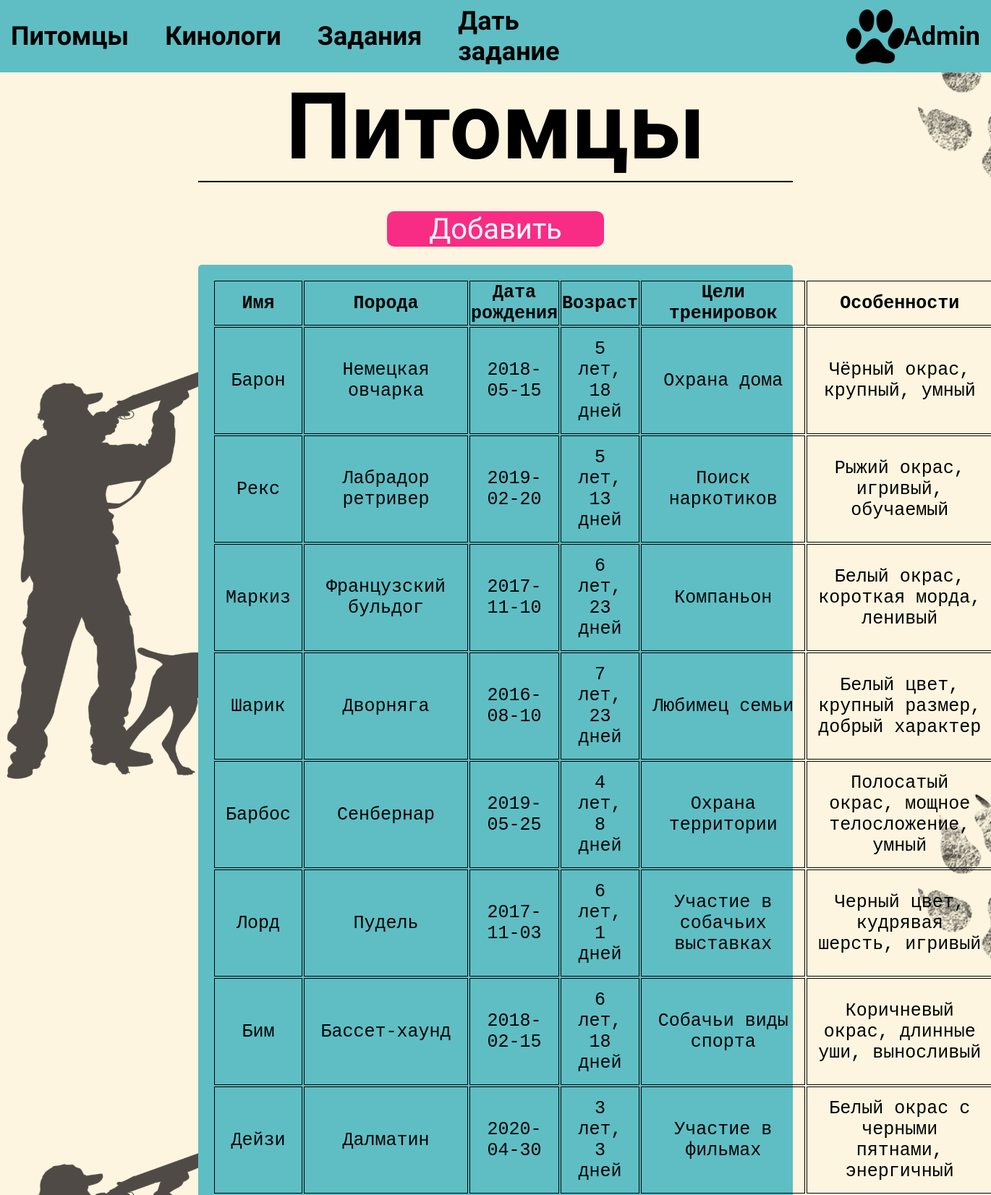
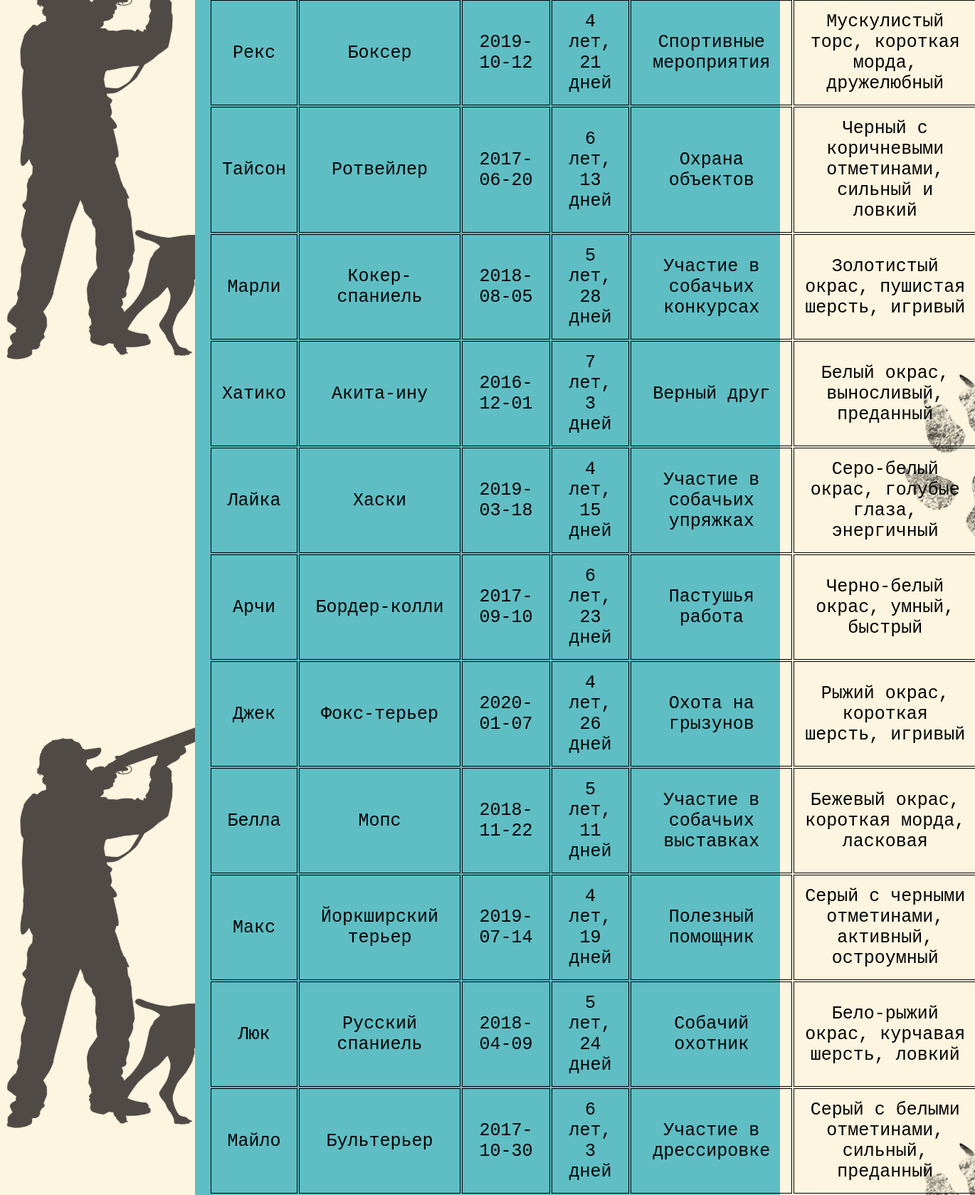
/pets.php (signed in, upper part), run on the app's committed database (2 pictures, top to bottom).
### tables this page shows
CREATE TABLE `Dogs` (
  `id` int NOT NULL,
  `name` varchar(50) DEFAULT NULL,
  `breed` varchar(50) DEFAULT NULL,
  `birth` date DEFAULT NULL,
  `training_goals` text,
  `features` varchar(255) DEFAULT NULL
);

### pets.php (the view, shortened to what this page needs)
<!DOCTYPE html>
<html lang="en">
<head>
  <link rel="stylesheet" href="style.css" />
</head>
<body>
  <header class="admin_header">
    <div class="toolbar">
      <a href="pets.php">Питомцы</a>
      <a href="users.php">Кинологи</a>
      <a href="tasks.php">Задания</a>
      <a href="admin_home.php">Дать задание</a>
    </div>
    <img src="img/logo.svg" alt="">
    <p class="username"><?php echo $_SESSION['username']; ?></p>
  </header>
    <div class="pets_content">
    <p class="title_content">
    Питомцы
    </p>
    <hr style="border: 1px solid black;">
    <button class="btn_href-pets" onclick="document.location='new_pet.php'">Добавить</button>
    <div class="table_pets">
    <?php
$servername = "localhost";
$username = "root";
$password = "";
$dbname = "dog_handlers";
$conn = new mysqli($servername, $username, $password, $dbname);
$sql = "SELECT `id`, `name`, `breed`, `birth`, `training_goals`, `features` FROM `Dogs`";
$result = $conn->query($sql);
if ($result->num_rows > 0) {
    echo "<table class='table_pets-table' border='0'>";
    echo "<tr class='tr_pets'>
    <th>Имя</th>
    <th>Порода</th>
    <th>Дата рождения</th>
    <th>Возраст</th>
    <th>Цели тренировок</th>
    <th>Особенности</th>
    </tr>";
    while($row = $result->fetch_assoc()) {
        $birth_date = new DateTime($row["birth"]);
        $current_date = new DateTime();
        $age = $birth_date->diff($current_date);
        $age_str = $age->y . " лет, " . $age->d . " дней";
        echo "<tr>";
        echo "<td class='td_pets'>" . $row["name"] . "</td>";
        echo "<td class='td_pets'>" . $row["breed"] . "</td>";
        echo "<td class='td_pets'>" . $row["birth"] . "</td>";
        echo "<td class='td_pets'>" . $age_str . "</td>";
        echo "<td class='td_pets'>" . $row["training_goals"] . "</td>";
        echo "<td class='td_pets'>" . $row["features"] . "</td>";
        echo "</tr>";
    }
    echo "</table>";
} else {
    echo "0 результатов";
}
?>
    </div>
    </div>
  </body>
</html>

### style.css (style rules this page uses)
* { margin: 0 auto; padding: 0 auto; transition: 0.5s; }
body { background: url(img/background.svg) fixed; font-family: "Amatic SC"; width: 100%; }
.username { cursor: pointer; }
.admin_header { height: 100px; width: 100%; background-color: #5ebec4; color: black; display: flex; align-items: center; }
.toolbar { display: flex; align-items: center; gap: 50px; margin-left: 15px; margin-right: 0px; }
.toolbar a { color: black; font-size: 36px; text-decoration: none; font-weight: 700; }
.admin_header img { width: 80px; margin-left: 325px; }
.admin_header p { font-size: 36px; font-weight: 700; margin-right: 15px; }
.title_content { font-size: 128px; font-weight: 700; }
.pets_content { width: 60%; text-align: center; }
.btn_href-pets { width: 300px; color: #fff; background-color: #f92c85; border: none; border-radius: 10px; font-family: "Amatic SC"; margin-top: 40px; font-size: 40px; cursor: pointer; }
.table_pets { width: 100%; margin-top: 25px; background-color: #5ebec4; min-height: 300px; border-radius: 5px; }
.table_pets-table { width: 95%; padding: 20px; border: none; }
.tr_pets { font-size: 25px; font-family: "Courier New", Courier, monospace; }
.tr_pets th { border: 1px solid black; }
.td_pets { font-size: 25px; font-family: "Courier New", Courier, monospace; border: 1px solid black; padding: 15px; }

### data on the page
dogs: name "Барон", breed "Немецкая овчарка", birth "2018-05-15", training_goals "Охрана дома", features "Чёрный окрас, крупный, умный"
dogs: name "Рекс", breed "Лабрадор ретривер", birth "2019-02-20", training_goals "Поиск наркотиков", features "Рыжий окрас, игривый, обучаемый"
dogs: name "Маркиз", breed "Французский бульдог", birth "2017-11-10", training_goals "Компаньон", features "Белый окрас, короткая морда, ленивый"
dogs: name "Шарик", breed "Дворняга", birth "2016-08-10", training_goals "Любимец семьи", features "Белый цвет, крупный размер, добрый характер"
dogs: name "Барбос", breed "Сенбернар", birth "2019-05-25", training_goals "Охрана территории", features "Полосатый окрас, мощное телосложение, умный"
dogs: name "Лорд", breed "Пудель", birth "2017-11-03", training_goals "Участие в собачьих выставках", features "Черный цвет, кудрявая шерсть, игривый"
dogs: name "Бим", breed "Бассет-хаунд", birth "2018-02-15", training_goals "Собачьи виды спорта", features "Коричневый окрас, длинные уши, выносливый"
dogs: name "Дейзи", breed "Далматин", birth "2020-04-30", training_goals "Участие в фильмах", features "Белый окрас с черными пятнами, энергичный"
dogs: name "Рекс", breed "Боксер", birth "2019-10-12", training_goals "Спортивные мероприятия", features "Мускулистый торс, короткая морда, дружелюбный"
dogs: name "Тайсон", breed "Ротвейлер", birth "2017-06-20", training_goals "Охрана объектов", features "Черный с коричневыми отметинами, сильный и ловкий"
dogs: name "Марли", breed "Кокер-спаниель", birth "2018-08-05", training_goals "Участие в собачьих конкурсах", features "Золотистый окрас, пушистая шерсть, игривый"
dogs: name "Хатико", breed "Акита-ину", birth "2016-12-01", training_goals "Верный друг", features "Белый окрас, выносливый, преданный"
dogs: name "Лайка", breed "Хаски", birth "2019-03-18", training_goals "Участие в собачьих упряжках", features "Серо-белый окрас, голубые глаза, энергичный"
dogs: name "Арчи", breed "Бордер-колли", birth "2017-09-10", training_goals "Пастушья работа", features "Черно-белый окрас, умный, быстрый"
dogs: name "Джек", breed "Фокс-терьер", birth "2020-01-07", training_goals "Охота на грызунов", features "Рыжий окрас, короткая шерсть, игривый"
dogs: name "Белла", breed "Мопс", birth "2018-11-22", training_goals "Участие в собачьих выставках", features "Бежевый окрас, короткая морда, ласковая"
dogs: name "Макс", breed "Йоркширский терьер", birth "2019-07-14", training_goals "Полезный помощник", features "Серый с черными отметинами, активный, остроумный"
dogs: name "Люк", breed "Русский спаниель", birth "2018-04-09", training_goals "Собачий охотник", features "Бело-рыжий окрас, курчавая шерсть, ловкий"
dogs: name "Майло", breed "Бультерьер", birth "2017-10-30", training_goals "Участие в дрессировке", features "Серый с белыми отметинами, сильный, преданный"

### other printed values
$_SESSION['username'] "Admin"
